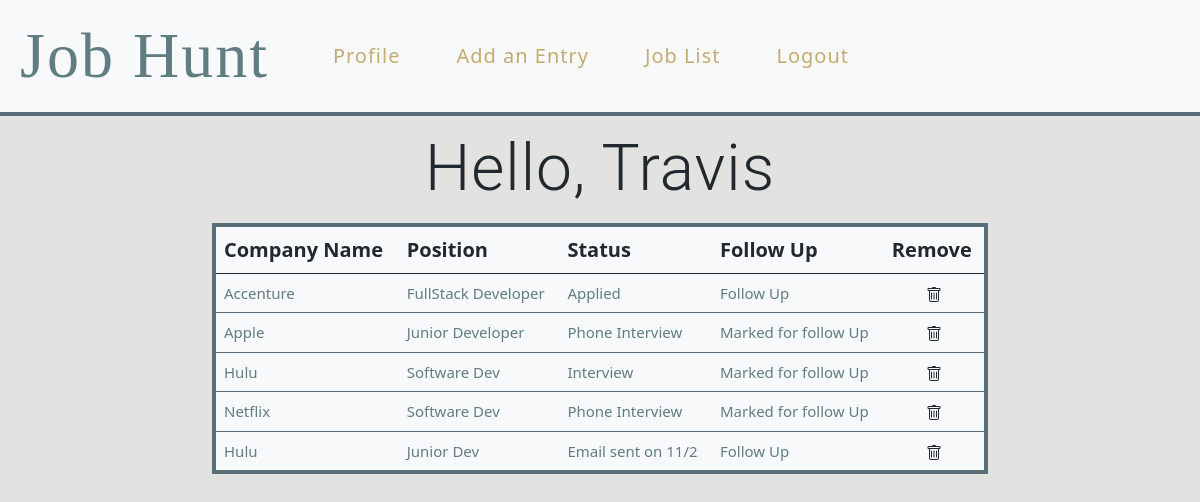
Page /jobs (signed in) on the earlier database version.
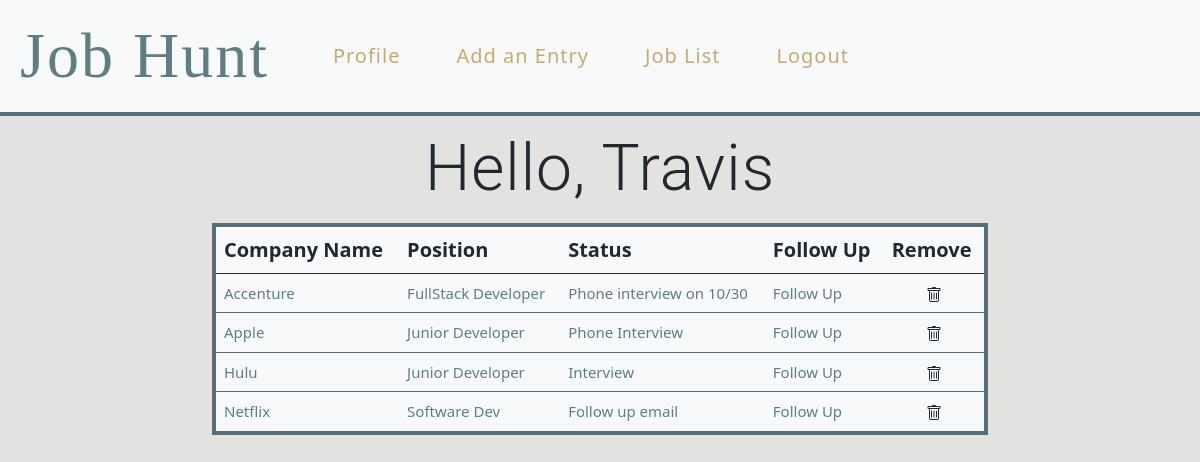
Same page on the later database version.
### jobHuntApp/models.py (models this page shows)
class Job(models.Model):
    company_name = models.CharField(max_length=50)
    position = models.CharField(max_length=50)
    status = models.CharField(max_length=50)
    created_by = models.ForeignKey(User, related_name="jobs", on_delete=models.CASCADE, null=True)
    users_follow_up = models.ManyToManyField(User, related_name="jobs_users_marked")
    created_at = models.DateTimeField(auto_now_add=True)
    updated_at = models.DateTimeField(auto_now=True)
    objects = JobManager()

### jobHuntApp/views.py (the view)
# urls.py: path('jobs', views.jobs),
def jobs(request):
    if 'user_id' not in request.session:
        return redirect('/')
    context ={
        'user': User.objects.get(id=request.session
        ['user_id']),
        'all_jobs': Job.objects.all()
    }
    return render(request, "jobs.html", context)

### jobHuntApp/templates/jobs.html (shortened to what this page needs)
<!DOCTYPE html>
<html>
    <head>
        <link href="https://cdn.jsdelivr.net/npm/bootstrap@5.1.0/dist/css/bootstrap.min.css" rel="stylesheet">
        <link rel="stylesheet" href="/static/css/style.css">
    </head>
    <body>
    {% include "navBar.html" %}
        <div class="container text-center">
        <h1 class="display-3 text-center">Hello, {{user.first_name}} </h1>
        </div>
        <div class="container" style="width: 800px">
            <table class="table table-hover table-light data_table">
            <thead>
                <tr>
                <th scope="col">Company Name</th>
                <th scope="col">Position </th>
                <th scope="col">Status</th>
                <th scope="col">Follow Up</th>
                <th scope="col">Remove</th>
                </tr>
            </thead>
            <tbody>
                <tr>
            {% for job in all_jobs reversed%}
                {% if job.created_by.id == user.id %}
                    <td><a href="/jobs/{{job.id}}/edit">{{job.company_name}}</a></td>
                    <td>{{job.position}}</td>
                    <td>{{job.status}}</td>
                    {% if job.users_follow_up.all %}
                        <td><a href="/followUp/{{job.id}}"> Marked for follow Up</a></td>
                    {% else %}
                        <td><a href="/followUp/{{job.id}}"> Follow Up</a></td>
                    {% endif %}
                    <td class="text-center trash_can"><a href="/jobs/{{job.id}}/delete">
                    </a></td>
                    </tr>
                {% endif %}
            {%endfor%}
            </tbody>
            </table>
        </div>
    </body>
</html>

Differences in the rows shown:
removed Job: company_name "Hulu", position "Junior Dev", status "Email sent on 11/2"
changed Job "Accenture": status "Applied" → "Phone interview on 10/30"
changed Job "Apple": text "Marked for follow Up" → "Follow Up"
changed Job "Hulu": position "Software Dev" → "Junior Developer"; text "Marked for follow Up" → "Follow Up"
changed Job "Netflix": status "Phone Interview" → "Follow up email"; text "Marked for follow Up" → "Follow Up"
